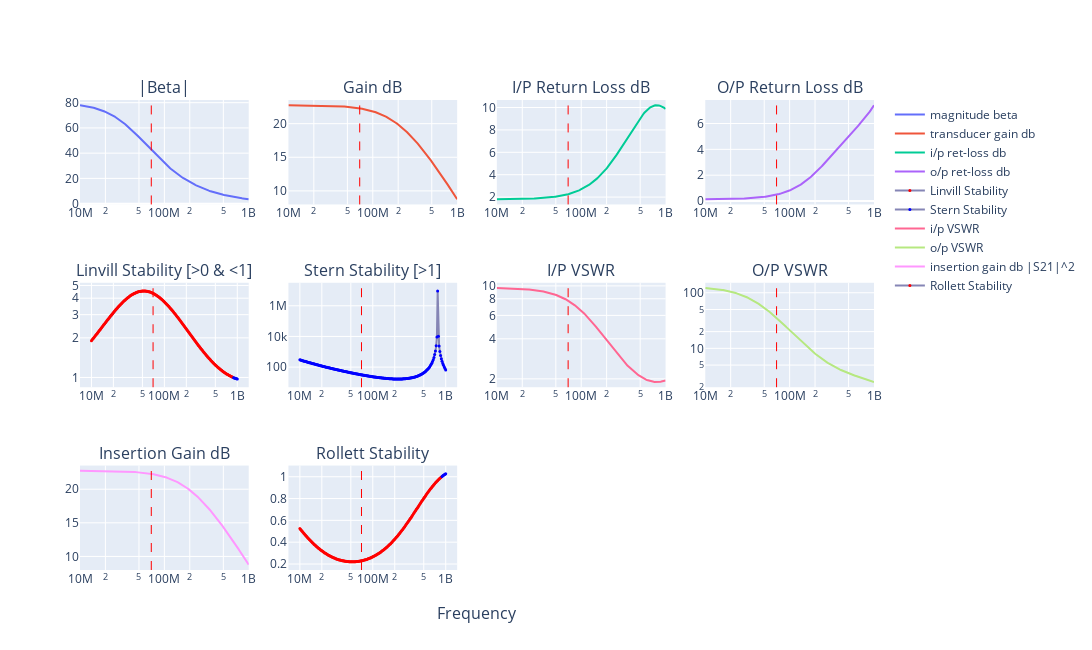

The cell this chart's notebook holds for it:
### Code cell
# 2SC2498 - file:///home/bev/Documents/Radio/DataSheets/BJTs/2SC2498.pdf
eL = 1.75
eC = 0.2
n = complex_fba(
    title="2SC2498 Bias:${Ie_mA}mA, F:${F_mhz}MHz",
    F_mhz=70,
    FT_mhz=3500,
    B0=80,
    Ie_mA=4,
    Rbp=1.0,
    Re=0,
    extLe_nH=eL,
    extLb_nH=eL,
    extLc_nH=eL,
    extCin_pF=eC,
    extCout_pF=eC,
    extCrev_pF=eC,
    Ccb_pF=0.95,
    Cce_pF=0.2,
    Cf_pF=100000,
    Lf_nH=10,
    Rf=51000,
    ZS_real=50,
    ZS_imag=0,
    ZL_real=50,
    ZL_imag=0,
    N=1,
    from_mhz=10,
    to_mhz=1000,
)

n.write_touchstone(
    "2SC2498_CE_Ie4mA_nbgen",
    dir=f"{os.environ['HOME']}/Documents/Radio/QUCS-S/Studies/0010_S_Touchtone_lib",
)

### Figure 1 — Plotly figure (JSON) as saved in the notebook; plotly's stock layout.template omitted (floating-point values rounded to 4 significant figures; data arrays with more than 128 entries replaced by an {"elided": "..."} marker saying what was removed)
{"data": [{"name": "magnitude beta", "type": "scatter", "x": {"elided": "200 float values"}, "xaxis": "x", "y": {"elided": "200 float values"}, "yaxis": "y"}, {"name": "transducer gain db", "type": "scatter", "x": {"elided": "200 float values"}, "xaxis": "x2", "y": {"elided": "200 float values"}, "yaxis": "y2"}, {"name": "i/p ret-loss db", "type": "scatter", "x": {"elided": "200 float values"}, "xaxis": "x3", "y": {"elided": "200 float values"}, "yaxis": "y3"}, {"name": "o/p ret-loss db", "type": "scatter", "x": {"elided": "200 float values"}, "xaxis": "x4", "y": {"elided": "200 float values"}, "yaxis": "y4"}, {"line": {"color": "#8585b5"}, "marker": {"color": {"elided": "200 str values"}, "size": 3}, "mode": "markers+lines", "name": "Linvill Stability", "type": "scatter", "x": {"elided": "200 float values"}, "xaxis": "x5", "y": {"elided": "200 float values"}, "yaxis": "y5"}, {"line": {"color": "#8585b5"}, "marker": {"color": {"elided": "200 str values"}, "size": 3}, "mode": "markers+lines", "name": "Stern Stability", "type": "scatter", "x": {"elided": "200 float values"}, "xaxis": "x6", "y": {"elided": "200 float values"}, "yaxis": "y6"}, {"name": "i/p VSWR", "type": "scatter", "x": {"elided": "200 float values"}, "xaxis": "x7", "y": {"elided": "200 float values"}, "yaxis": "y7"}, {"name": "o/p VSWR", "type": "scatter", "x": {"elided": "200 float values"}, "xaxis": "x8", "y": {"elided": "200 float values"}, "yaxis": "y8"}, {"name": "insertion gain db |S21|^2", "type": "scatter", "x": {"elided": "200 float values"}, "xaxis": "x9", "y": {"elided": "200 float values"}, "yaxis": "y9"}, {"line": {"color": "#8585b5"}, "marker": {"color": {"elided": "200 str values"}, "size": 3}, "mode": "markers+lines", "name": "Rollett Stability", "type": "scatter", "x": {"elided": "200 float values"}, "xaxis": "x10", "y": {"elided": "200 float values"}, "yaxis": "y10"}], "layout": {"annotations": [{"font": {"size": 16}, "showarrow": false, "text": "|Beta|", "x": 0.1062, "xanchor": "center", "xref": "paper", "y": 1, "yanchor": "bottom", "yref": "paper"}, {"font": {"size": 16}, "showarrow": false, "text": "Gain dB", "x": 0.3688, "xanchor": "center", "xref": "paper", "y": 1, "yanchor": "bottom", "yref": "paper"}, {"font": {"size": 16}, "showarrow": false, "text": "I/P Return Loss dB", "x": 0.6313, "xanchor": "center", "xref": "paper", "y": 1, "yanchor": "bottom", "yref": "paper"}, {"font": {"size": 16}, "showarrow": false, "text": "O/P Return Loss dB", "x": 0.8938, "xanchor": "center", "xref": "paper", "y": 1, "yanchor": "bottom", "yref": "paper"}, {"font": {"size": 16}, "showarrow": false, "text": "Linvill Stability [>0 & <1]", "x": 0.1062, "xanchor": "center", "xref": "paper", "y": 0.6111, "yanchor": "bottom", "yref": "paper"}, {"font": {"size": 16}, "showarrow": false, "text": "Stern Stability [>1]", "x": 0.3688, "xanchor": "center", "xref": "paper", "y": 0.6111, "yanchor": "bottom", "yref": "paper"}, {"font": {"size": 16}, "showarrow": false, "text": "I/P VSWR", "x": 0.6313, "xanchor": "center", "xref": "paper", "y": 0.6111, "yanchor": "bottom", "yref": "paper"}, {"font": {"size": 16}, "showarrow": false, "text": "O/P VSWR", "x": 0.8938, "xanchor": "center", "xref": "paper", "y": 0.6111, "yanchor": "bottom", "yref": "paper"}, {"font": {"size": 16}, "showarrow": false, "text": "Insertion Gain dB", "x": 0.1062, "xanchor": "center", "xref": "paper", "y": 0.2222, "yanchor": "bottom", "yref": "paper"}, {"font": {"size": 16}, "showarrow": false, "text": "Rollett Stability", "x": 0.3688, "xanchor": "center", "xref": "paper", "y": 0.2222, "yanchor": "bottom", "yref": "paper"}, {"font": {"size": 16}, "showarrow": false, "text": "Frequency", "x": 0.5, "xanchor": "center", "xref": "paper", "y": 0, "yanchor": "top", "yref": "paper", "yshift": -30}], "height": 650, "shapes": [{"line": {"color": "red", "dash": "dash", "width": 1}, "type": "line", "x0": 70000000, "x1": 70000000, "xref": "x", "y0": 0, "y1": 1, "yref": "y domain"}, {"line": {"color": "red", "dash": "dash", "width": 1}, "type": "line", "x0": 70000000, "x1": 70000000, "xref": "x2", "y0": 0, "y1": 1, "yref": "y2 domain"}, {"line": {"color": "red", "dash": "dash", "width": 1}, "type": "line", "x0": 70000000, "x1": 70000000, "xref": "x3", "y0": 0, "y1": 1, "yref": "y3 domain"}, {"line": {"color": "red", "dash": "dash", "width": 1}, "type": "line", "x0": 70000000, "x1": 70000000, "xref": "x4", "y0": 0, "y1": 1, "yref": "y4 domain"}, {"line": {"color": "red", "dash": "dash", "width": 1}, "type": "line", "x0": 70000000, "x1": 70000000, "xref": "x5", "y0": 0, "y1": 1, "yref": "y5 domain"}, {"line": {"color": "red", "dash": "dash", "width": 1}, "type": "line", "x0": 70000000, "x1": 70000000, "xref": "x6", "y0": 0, "y1": 1, "yref": "y6 domain"}, {"line": {"color": "red", "dash": "dash", "width": 1}, "type": "line", "x0": 70000000, "x1": 70000000, "xref": "x7", "y0": 0, "y1": 1, "yref": "y7 domain"}, {"line": {"color": "red", "dash": "dash", "width": 1}, "type": "line", "x0": 70000000, "x1": 70000000, "xref": "x8", "y0": 0, "y1": 1, "yref": "y8 domain"}, {"line": {"color": "red", "dash": "dash", "width": 1}, "type": "line", "x0": 70000000, "x1": 70000000, "xref": "x9", "y0": 0, "y1": 1, "yref": "y9 domain"}, {"line": {"color": "red", "dash": "dash", "width": 1}, "type": "line", "x0": 70000000, "x1": 70000000, "xref": "x10", "y0": 0, "y1": 1, "yref": "y10 domain"}], "width": 1400, "xaxis": {"anchor": "y", "autorange": true, "domain": [0, 0.2125], "range": [7, 9.0], "type": "log"}, "xaxis10": {"anchor": "y10", "autorange": true, "domain": [0.2625, 0.475], "range": [6.856, 9.144], "type": "log"}, "xaxis11": {"anchor": "y11", "domain": [0.525, 0.7375], "type": "log"}, "xaxis12": {"anchor": "y12", "domain": [0.7875, 1], "type": "log"}, "xaxis2": {"anchor": "y2", "autorange": true, "domain": [0.2625, 0.475], "range": [7, 9.0], "type": "log"}, "xaxis3": {"anchor": "y3", "autorange": true, "domain": [0.525, 0.7375], "range": [7, 9.0], "type": "log"}, "xaxis4": {"anchor": "y4", "autorange": true, "domain": [0.7875, 1], "range": [7, 9.0], "type": "log"}, "xaxis5": {"anchor": "y5", "autorange": true, "domain": [0, 0.2125], "range": [6.856, 9.144], "type": "log"}, "xaxis6": {"anchor": "y6", "autorange": true, "domain": [0.2625, 0.475], "range": [6.856, 9.144], "type": "log"}, "xaxis7": {"anchor": "y7", "autorange": true, "domain": [0.525, 0.7375], "range": [7, 9.0], "type": "log"}, "xaxis8": {"anchor": "y8", "autorange": true, "domain": [0.7875, 1], "range": [7, 9.0], "type": "log"}, "xaxis9": {"anchor": "y9", "autorange": true, "domain": [0, 0.2125], "range": [7, 9.0], "type": "log"}, "yaxis": {"anchor": "x", "autorange": true, "domain": [0.7778, 1], "range": [-0.6418, 82.13], "type": "linear"}, "yaxis10": {"anchor": "x10", "autorange": true, "domain": [0, 0.2222], "range": [0.145, 1.103], "type": "linear"}, "yaxis11": {"anchor": "x11", "domain": [0, 0.2222]}, "yaxis12": {"anchor": "x12", "domain": [0, 0.2222]}, "yaxis2": {"anchor": "x2", "autorange": true, "domain": [0.7778, 1], "range": [7.981, 23.52], "type": "linear"}, "yaxis3": {"anchor": "x3", "autorange": true, "domain": [0.7778, 1], "range": [1.343, 10.67], "type": "linear"}, "yaxis4": {"anchor": "x4", "autorange": true, "domain": [0.7778, 1], "range": [-0.2613, 7.819], "type": "linear"}, "yaxis5": {"anchor": "x5", "autorange": true, "domain": [0.3889, 0.6111], "range": [-0.07408, 0.7193], "type": "log"}, "yaxis6": {"anchor": "x6", "autorange": true, "domain": [0.3889, 0.6111], "range": [0.689, 7.499], "type": "log"}, "yaxis7": {"anchor": "x7", "autorange": true, "domain": [0.3889, 0.6111], "range": [0.2381, 1.023], "type": "log"}, "yaxis8": {"anchor": "x8", "autorange": true, "domain": [0.3889, 0.6111], "range": [0.3011, 2.179], "type": "log"}, "yaxis9": {"anchor": "x9", "autorange": true, "domain": [0, 0.2222], "range": [7.981, 23.52], "type": "linear"}}}
